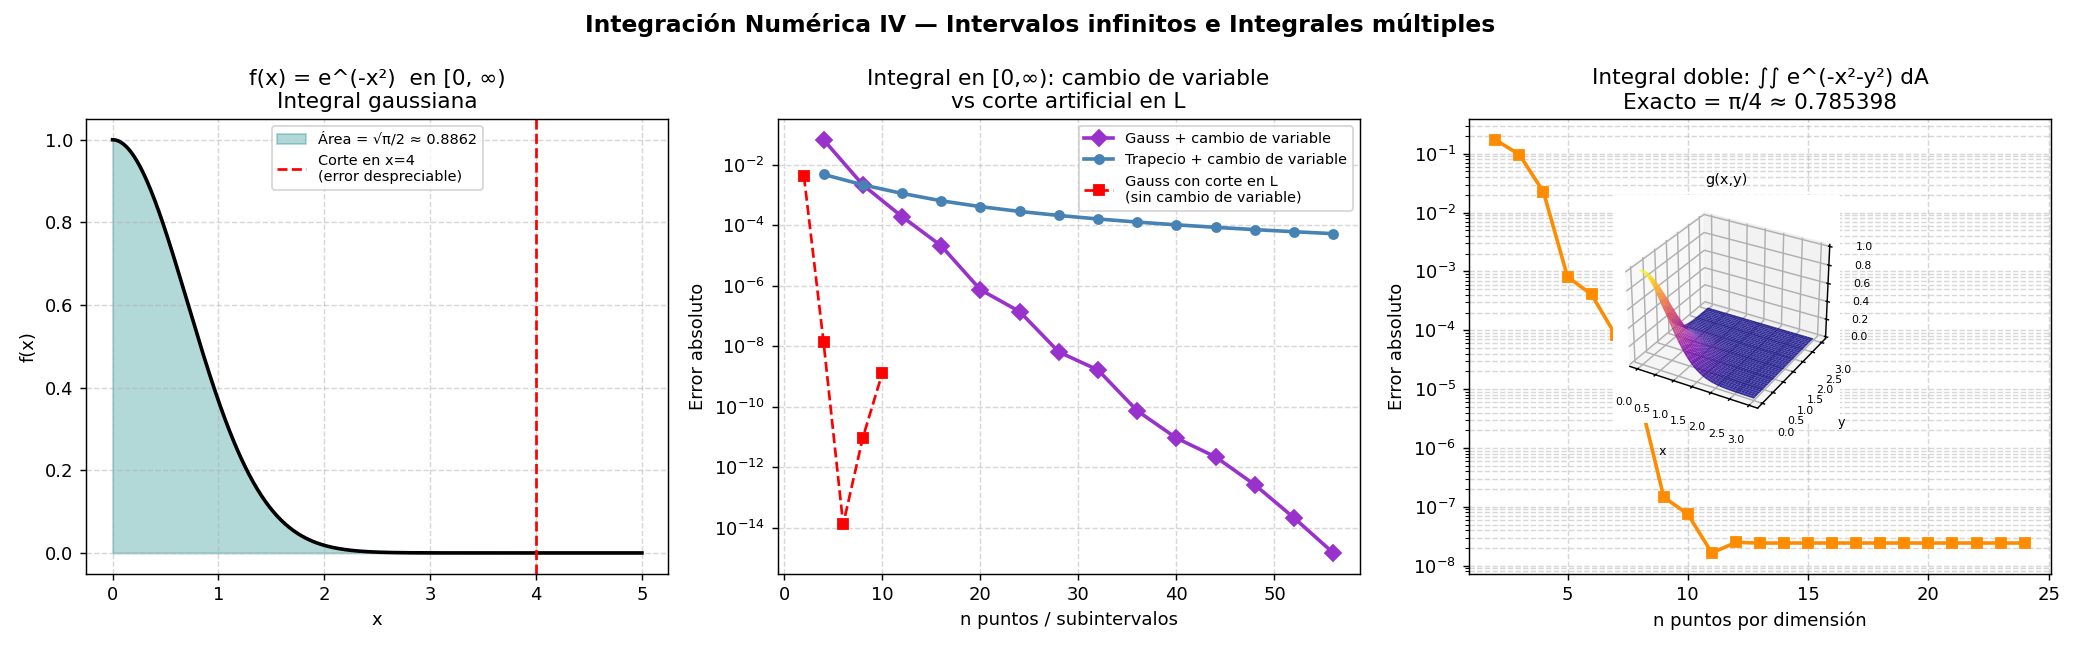

This figure's Python source:
"""
INTEGRACIÓN NUMÉRICA IV: Intervalos infinitos e Integrales múltiples
Funciones de prueba:
  - Intervalo infinito: f(x) = e^(-x²)  en [0, ∞)  → valor exacto = √π/2
  - Integral doble:     g(x,y) = e^(-x²-y²)  en [0,∞)×[0,∞) → valor exacto = π/4
Estas son las integrales gaussianas, fundamentales en física estadística.
"""

import numpy as np
import matplotlib.pyplot as plt
from scipy import integrate as sci_int

# ─────────────────────────────────────────────────────────────
# INTEGRAL EN INTERVALO INFINITO
# f(x) = e^(-x²),  ∫₀^∞ e^(-x²) dx = √π/2 ≈ 0.8862
#
# Estrategia: cambio de variable t = 1/(1+x) → x = 1/t - 1
#   cuando x→∞, t→0; cuando x=0, t=1
#   dx = -1/t² dt
#   ∫₀^∞ f(x) dx = ∫₀^1 f(1/t - 1) · (1/t²) dt
# Esto convierte el límite infinito en el intervalo FINITO [0,1]
# que sí podemos integrar con Gauss-Legendre o Trapecio.
# ─────────────────────────────────────────────────────────────
def f_inf(x):
    return np.exp(-x**2)

I_inf_exacto = np.sqrt(np.pi) / 2   # valor exacto

def cambio_variable(t):
    """f transformada: t ∈ (0,1] → x = 1/t - 1 ∈ [0,∞)"""
    t = np.atleast_1d(np.array(t, dtype=float))
    result = np.zeros_like(t)
    mask = t > 1e-12
    x = 1.0/t[mask] - 1
    result[mask] = f_inf(x) / t[mask]**2
    return result

def gauss(f, a, b, n):
    t_i, w_i = np.polynomial.legendre.leggauss(n)
    x_i = 0.5*(b-a)*t_i + 0.5*(b+a)
    return 0.5*(b-a) * np.dot(w_i, f(x_i))

def trapecio(f, a, b, n):
    x = np.linspace(a, b, n+1)
    y = f(x)
    h = (b-a)/n
    return h*(y[0]/2 + np.sum(y[1:-1]) + y[-1]/2)

# Comparar métodos para la integral infinita
N_vals = np.arange(4, 60, 4)
err_gauss_inf = [abs(gauss(   cambio_variable, 1e-10, 1, n) - I_inf_exacto) for n in N_vals]
err_trap_inf  = [abs(trapecio(cambio_variable, 1e-10, 1, n) - I_inf_exacto) for n in N_vals]

# Corte artificial en límite grande (sin cambio de variable) — para comparar
err_corte = []
for L in [2, 4, 6, 8, 10]:
    I_corte = gauss(f_inf, 0, L, 20)
    err_corte.append(abs(I_corte - I_inf_exacto))

# ─────────────────────────────────────────────────────────────
# INTEGRAL DOBLE
# g(x,y) = e^(-x²-y²),  ∫₀^∞∫₀^∞ e^(-x²-y²) dx dy = π/4
# Aquí la truncamos en [0,L]×[0,L] con L=4 (el error es despreciable)
# Método: producto tensorial de Gauss en x e y
#   ∫∫ g dA ≈ Σᵢ Σⱼ wᵢ·wⱼ · g(xᵢ, yⱼ) · (Δx/2)·(Δy/2)
# ─────────────────────────────────────────────────────────────
def integral_doble_gauss(n, L=4):
    t_i, w_i = np.polynomial.legendre.leggauss(n)
    xi = 0.5*L*t_i + 0.5*L
    # Producto tensorial: grilla de nodos en 2D
    X, Y = np.meshgrid(xi, xi)
    W    = np.outer(w_i, w_i)
    return (0.5*L)**2 * np.sum(W * np.exp(-X**2 - Y**2))

I_doble_exacto = np.pi / 4
N_doble = np.arange(2, 25)
err_doble = [abs(integral_doble_gauss(n) - I_doble_exacto) for n in N_doble]

# ─────────────────────────────────────────────────────────────
# GRÁFICAS
# ─────────────────────────────────────────────────────────────
fig, axes = plt.subplots(1, 3, figsize=(16, 5))
fig.suptitle("Integración Numérica IV — Intervalos infinitos e Integrales múltiples",
             fontsize=13, fontweight='bold')

# Panel 1: f(x) = e^(-x²) con área bajo la curva
x_plot = np.linspace(0, 5, 400)
axes[0].fill_between(x_plot, f_inf(x_plot), alpha=0.3, color='teal',
                     label=f'Área = √π/2 ≈ {I_inf_exacto:.4f}')
axes[0].plot(x_plot, f_inf(x_plot), 'k-', lw=2)
axes[0].axvline(4, color='red', ls='--', lw=1.5, label='Corte en x=4\n(error despreciable)')
axes[0].set_xlabel("x")
axes[0].set_ylabel("f(x)")
axes[0].set_title("f(x) = e^(-x²)  en [0, ∞)\nIntegral gaussiana")
axes[0].legend(fontsize=8)
axes[0].grid(True, ls='--', alpha=0.5)

# Panel 2: Convergencia para la integral infinita
axes[1].semilogy(N_vals, err_gauss_inf, 'D-', color='darkorchid', ms=6, lw=2,
                 label='Gauss + cambio de variable')
axes[1].semilogy(N_vals, err_trap_inf,  'o-', color='steelblue',  ms=5, lw=2,
                 label='Trapecio + cambio de variable')
axes[1].semilogy([2,4,6,8,10], err_corte, 'rs--', ms=6, lw=1.5,
                 label='Gauss con corte en L\n(sin cambio de variable)')
axes[1].set_xlabel("n puntos / subintervalos")
axes[1].set_ylabel("Error absoluto")
axes[1].set_title("Integral en [0,∞): cambio de variable\nvs corte artificial en L")
axes[1].legend(fontsize=8)
axes[1].grid(True, which='both', ls='--', alpha=0.5)

# Panel 3: Integral doble — convergencia y superficie
ax3a = axes[2]
ax3a.semilogy(N_doble, err_doble, 's-', color='darkorange', ms=6, lw=2)
ax3a.set_xlabel("n puntos por dimensión")
ax3a.set_ylabel("Error absoluto")
ax3a.set_title(f"Integral doble: ∫∫ e^(-x²-y²) dA\nExacto = π/4 ≈ {I_doble_exacto:.6f}")
ax3a.grid(True, which='both', ls='--', alpha=0.5)
# Anotar cuántos puntos para error < 1e-8
for ni, ei in zip(N_doble, err_doble):
    if ei < 1e-8:
        ax3a.axvline(ni, color='red', ls='--', lw=1.2)
        ax3a.text(ni+0.3, 1e-7, f"n={ni}\nerror<1e-8", color='red', fontsize=8)
        break

# Mini inserción: superficie g(x,y)
ax_ins = fig.add_axes([0.72, 0.35, 0.22, 0.35], projection='3d')
xp = np.linspace(0, 3, 40)
yp = np.linspace(0, 3, 40)
Xg, Yg = np.meshgrid(xp, yp)
Zg = np.exp(-Xg**2 - Yg**2)
ax_ins.plot_surface(Xg, Yg, Zg, cmap='plasma', alpha=0.85)
ax_ins.set_xlabel("x", fontsize=7)
ax_ins.set_ylabel("y", fontsize=7)
ax_ins.set_title("g(x,y)", fontsize=8)
ax_ins.tick_params(labelsize=6)

plt.tight_layout()
plt.savefig("05_integrales_especiales.png", dpi=130)
plt.show()
print("Gráfica guardada: 05_integrales_especiales.png")
print(f"\nIntegral infinita con cambio de variable (n=20): {gauss(cambio_variable, 1e-10, 1, 20):.10f}")
print(f"Exacto √π/2                                     : {I_inf_exacto:.10f}")
print(f"\nIntegral doble Gauss (n=10): {integral_doble_gauss(10):.10f}")
print(f"Exacto π/4               : {I_doble_exacto:.10f}")
